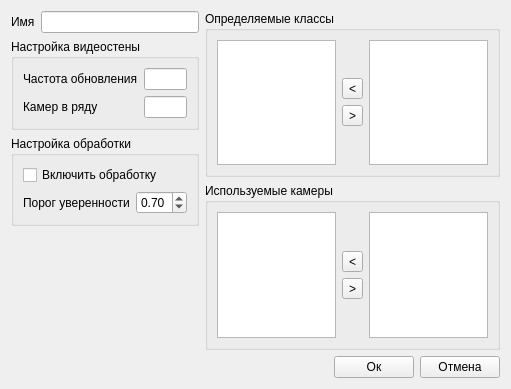
<?xml version="1.0" encoding="UTF-8"?>
<ui version="4.0">
 <class>redact_config_window</class>
 <widget class="QWidget" name="redact_config_window">
  <property name="geometry">
   <rect>
    <x>0</x>
    <y>0</y>
    <width>511</width>
    <height>389</height>
   </rect>
  </property>
  <property name="windowTitle">
   <string>Редактировать</string>
  </property>
  <layout class="QGridLayout" name="gridLayout_2">
   <item row="1" column="1">
    <layout class="QHBoxLayout" name="horizontalLayout_2">
     <item>
      <spacer name="horizontalSpacer">
       <property name="orientation">
        <enum>Qt::Orientation::Horizontal</enum>
       </property>
       <property name="sizeHint" stdset="0">
        <size>
         <width>40</width>
         <height>20</height>
        </size>
       </property>
      </spacer>
     </item>
     <item>
      <widget class="QPushButton" name="ok_button">
       <property name="text">
        <string>Ок</string>
       </property>
      </widget>
     </item>
     <item>
      <widget class="QPushButton" name="cancel_button">
       <property name="text">
        <string>Отмена</string>
       </property>
      </widget>
     </item>
    </layout>
   </item>
   <item row="0" column="1">
    <layout class="QVBoxLayout" name="verticalLayout_4">
     <item>
      <widget class="QGroupBox" name="groupBox_4">
       <property name="title">
        <string>Определяемые классы</string>
       </property>
       <layout class="QHBoxLayout" name="horizontalLayout_3">
        <item>
         <widget class="QListWidget" name="active_classes_listWidget"/>
        </item>
        <item>
         <layout class="QVBoxLayout" name="verticalLayout_2">
          <item>
           <spacer name="verticalSpacer_2">
            <property name="orientation">
             <enum>Qt::Orientation::Vertical</enum>
            </property>
            <property name="sizeHint" stdset="0">
             <size>
              <width>20</width>
              <height>40</height>
             </size>
            </property>
           </spacer>
          </item>
          <item>
           <widget class="QToolButton" name="transfer_selected_classes_right">
            <property name="text">
             <string>&lt;</string>
            </property>
           </widget>
          </item>
          <item>
           <widget class="QToolButton" name="transfer_selected_classes_left">
            <property name="text">
             <string>&gt;</string>
            </property>
           </widget>
          </item>
          <item>
           <spacer name="verticalSpacer">
            <property name="orientation">
             <enum>Qt::Orientation::Vertical</enum>
            </property>
            <property name="sizeHint" stdset="0">
             <size>
              <width>20</width>
              <height>40</height>
             </size>
            </property>
           </spacer>
          </item>
         </layout>
        </item>
        <item>
         <widget class="QListWidget" name="inactive_classes_listWidget"/>
        </item>
       </layout>
      </widget>
     </item>
     <item>
      <widget class="QGroupBox" name="groupBox_3">
       <property name="title">
        <string>Используемые камеры</string>
       </property>
       <layout class="QHBoxLayout" name="horizontalLayout_4">
        <item>
         <widget class="QListWidget" name="active_cameras_listWidget"/>
        </item>
        <item>
         <layout class="QVBoxLayout" name="verticalLayout_3">
          <item>
           <spacer name="verticalSpacer_3">
            <property name="orientation">
             <enum>Qt::Orientation::Vertical</enum>
            </property>
            <property name="sizeHint" stdset="0">
             <size>
              <width>20</width>
              <height>40</height>
             </size>
            </property>
           </spacer>
          </item>
          <item>
           <widget class="QToolButton" name="transfer_selected_cameras_right">
            <property name="text">
             <string>&lt;</string>
            </property>
           </widget>
          </item>
          <item>
           <widget class="QToolButton" name="transfer_selected_cameras_left">
            <property name="text">
             <string>&gt;</string>
            </property>
           </widget>
          </item>
          <item>
           <spacer name="verticalSpacer_4">
            <property name="orientation">
             <enum>Qt::Orientation::Vertical</enum>
            </property>
            <property name="sizeHint" stdset="0">
             <size>
              <width>20</width>
              <height>40</height>
             </size>
            </property>
           </spacer>
          </item>
         </layout>
        </item>
        <item>
         <widget class="QListWidget" name="inactive_cameras_listWidget"/>
        </item>
       </layout>
      </widget>
     </item>
    </layout>
   </item>
   <item row="0" column="0">
    <layout class="QVBoxLayout" name="verticalLayout_5">
     <item>
      <layout class="QHBoxLayout" name="horizontalLayout_5">
       <item>
        <widget class="QLabel" name="label">
         <property name="text">
          <string>Имя</string>
         </property>
        </widget>
       </item>
       <item>
        <widget class="QLineEdit" name="config_name_lineEdit"/>
       </item>
      </layout>
     </item>
     <item>
      <widget class="QGroupBox" name="groupBox_2">
       <property name="title">
        <string>Настройка видеостены</string>
       </property>
       <layout class="QGridLayout" name="gridLayout">
        <item row="0" column="0">
         <widget class="QLabel" name="label_3">
          <property name="text">
           <string>Частота обновления</string>
          </property>
         </widget>
        </item>
        <item row="0" column="1">
         <widget class="QLineEdit" name="fps_lineEdit"/>
        </item>
        <item row="1" column="0">
         <widget class="QLabel" name="label_2">
          <property name="text">
           <string>Камер в ряду</string>
          </property>
         </widget>
        </item>
        <item row="1" column="1">
         <widget class="QLineEdit" name="cameras_per_row_lineEdit"/>
        </item>
       </layout>
      </widget>
     </item>
     <item>
      <widget class="QGroupBox" name="groupBox">
       <property name="title">
        <string>Настройка обработки</string>
       </property>
       <layout class="QVBoxLayout" name="verticalLayout">
        <item>
         <widget class="QCheckBox" name="enable_processing_checkBox">
          <property name="text">
           <string>Включить обработку</string>
          </property>
         </widget>
        </item>
        <item>
         <layout class="QHBoxLayout" name="horizontalLayout">
          <item>
           <widget class="QLabel" name="label_4">
            <property name="text">
             <string>Порог уверенности</string>
            </property>
           </widget>
          </item>
          <item>
           <widget class="QDoubleSpinBox" name="conf_thres_spinbox">
            <property name="maximum">
             <double>1.000000000000000</double>
            </property>
            <property name="stepType">
             <enum>QAbstractSpinBox::StepType::AdaptiveDecimalStepType</enum>
            </property>
            <property name="value">
             <double>0.700000000000000</double>
            </property>
           </widget>
          </item>
         </layout>
        </item>
       </layout>
      </widget>
     </item>
     <item>
      <spacer name="verticalSpacer_5">
       <property name="orientation">
        <enum>Qt::Orientation::Vertical</enum>
       </property>
       <property name="sizeHint" stdset="0">
        <size>
         <width>20</width>
         <height>40</height>
        </size>
       </property>
      </spacer>
     </item>
    </layout>
   </item>
  </layout>
 </widget>
 <resources/>
 <connections/>
</ui>
